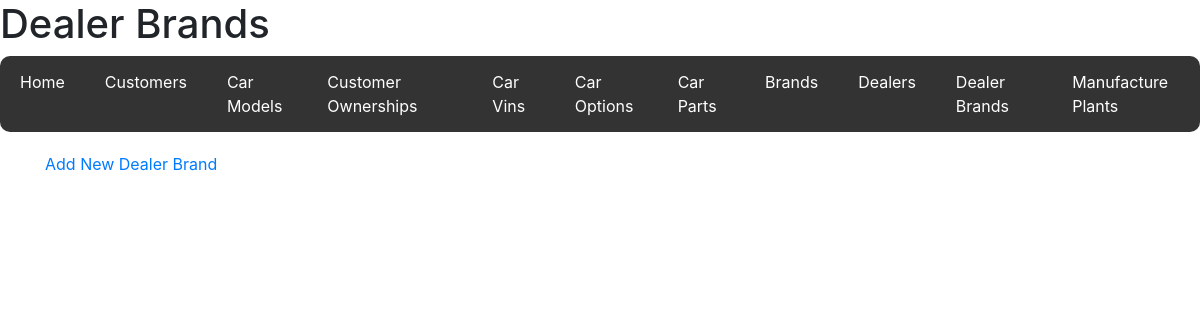
The app's page /dealer_brands, older data.
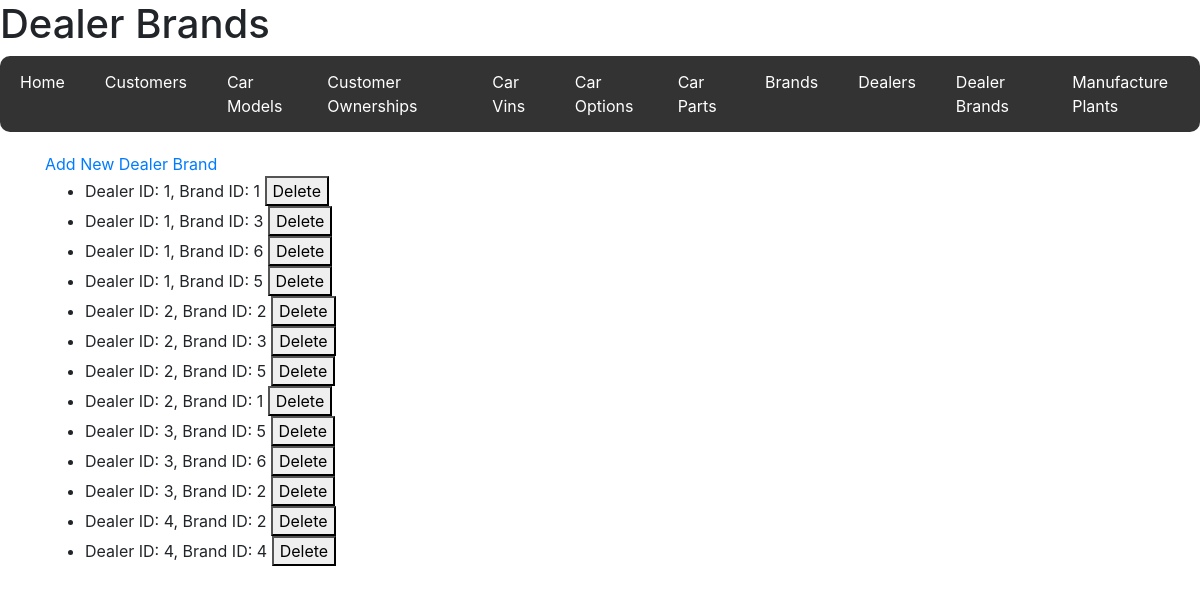
The same page, newer data.
### code/models.py (models this page shows)
class DealerBrand(db.Model):
    __tablename__ = "Dealer_Brand"
    dealer_id = db.Column(
        db.Integer, db.ForeignKey("Dealers.dealer_id"), primary_key=True
    )
    brand_id = db.Column(db.Integer, db.ForeignKey("Brands.brand_id"), primary_key=True)
    dealer = db.relationship("Dealer", back_populates="dealer_brands")
    brand = db.relationship("Brand", back_populates="dealer_brands")

### code/routes/dealer_brands.py (the view, shortened to what this page needs)
@dealerbrands_bp.route("/dealer_brands", methods=["GET", "POST"])
def dealer_brands():
    dealer_brands = DealerBrand.query.all()
    return render_template("dealer_brands.html", dealer_brands=dealer_brands)

### code/templates/dealer_brands.html
{% extends 'base.html' %} {% block title %}Dealer Brands{% endblock %} {% block
header %}
<h1>Dealer Brands</h1>
{% endblock %} {% block content %}
<a href="{{ url_for('dealerbrands.new_dealer_brand') }}"
  >Add New Dealer Brand</a
>
<ul>
  {% for dealer_brand in dealer_brands %}
  <li>
    Dealer ID: {{ dealer_brand.dealer_id }}, Brand ID: {{ dealer_brand.brand_id
    }}
    <form
      action="{{ url_for('dealerbrands.delete_dealer_brand', dealer_id=dealer_brand.dealer_id, brand_id=dealer_brand.brand_id) }}"
      method="POST"
      style="display: inline"
    >
      <button type="submit">Delete</button>
    </form>
  </li>
  {% endfor %}
</ul>
{% endblock %}

Row changes from the older to the newer data that the page shows:
added DealerBrand: dealer_id "1", brand_id "1"
added DealerBrand: dealer_id "1", brand_id "3"
added DealerBrand: dealer_id "1", brand_id "6"
added DealerBrand: dealer_id "1", brand_id "5"
added DealerBrand: dealer_id "2", brand_id "2"
added DealerBrand: dealer_id "2", brand_id "3"
added DealerBrand: dealer_id "2", brand_id "5"
added DealerBrand: dealer_id "2", brand_id "1"
added DealerBrand: dealer_id "3", brand_id "5"
added DealerBrand: dealer_id "3", brand_id "6"
added DealerBrand: dealer_id "3", brand_id "2"
added DealerBrand: dealer_id "4", brand_id "2"
added DealerBrand: dealer_id "4", brand_id "4"
